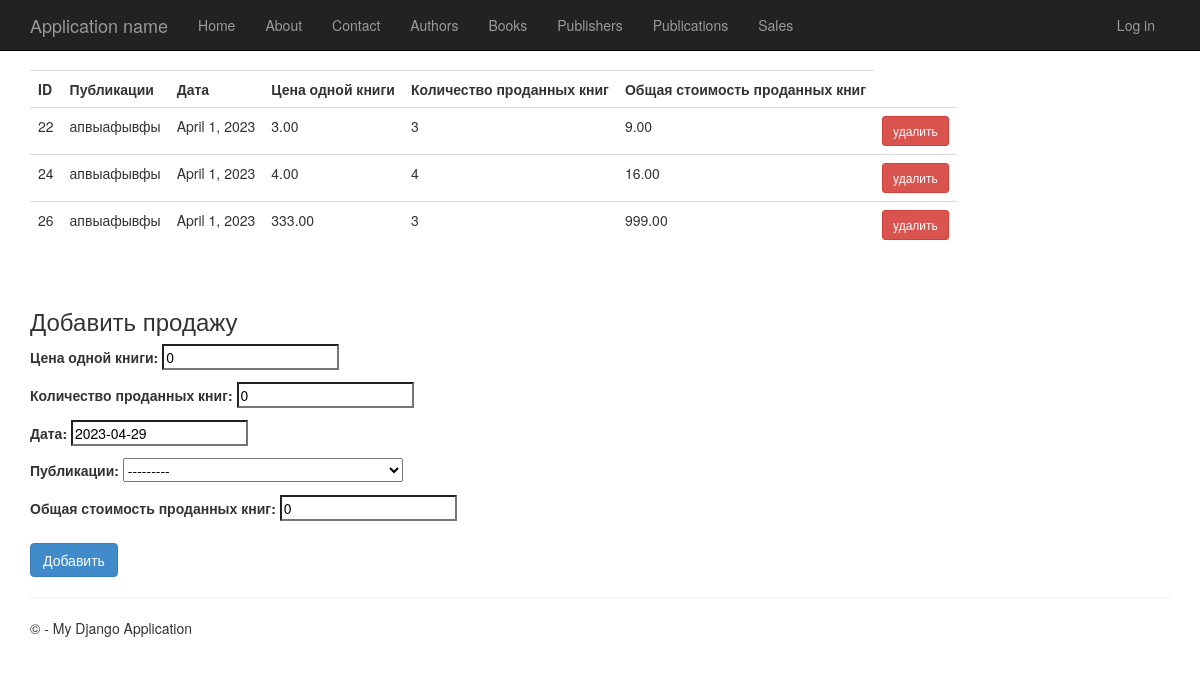
Page /sales/ on the committed database.
### app/models.py (models this page shows, shortened)
class Sales(models.Model):
    price_for_one = models.DecimalField(default=0, max_digits=6, decimal_places=2, verbose_name="Цена одной книги")
    total_price_for_all = models.DecimalField(default=0, max_digits=10, decimal_places=2, verbose_name="Общая стоимость проданных книг")
    count = models.IntegerField(default=0, verbose_name="Количество проданных книг")
    date = models.DateField(default=date.today, verbose_name="Дата")
    publications = models.ForeignKey(Publications, on_delete=models.CASCADE, verbose_name="Публикации")
    class Meta:
        verbose_name = 'Годовая продажа'
        verbose_name_plural = 'Годовые продажи'
        ordering = ['date']

class Publications(models.Model):
    count = models.IntegerField(default=1, verbose_name="Тираж")
    date = models.DateField(default=date.today, verbose_name="Дата")
    publisher = models.ForeignKey(Publishers, on_delete=models.CASCADE, verbose_name="Издательство")
    book = models.ForeignKey(Books, on_delete=models.CASCADE, verbose_name="Книга")
    def __str__(self):
        return f"{self.book}, {self.publisher}, {self.date}, {self.count}"
    class Meta:
        verbose_name = 'Публикация'
        verbose_name_plural = 'Публикации'
        ordering = ['date']

class Books(models.Model):
    name = models.CharField(max_length=60, verbose_name="Название книги")
    genre = models.CharField(max_length=60, verbose_name="Жанр")
    write_date = models.DateField(default=date.today, verbose_name="Год написания")
    author = models.ForeignKey(Authors, on_delete=models.CASCADE, verbose_name="Автор")
    def __str__(self):
        return f"{self.name}, {self.genre}, {self.write_date}, {self.author}"
    class Meta:
        verbose_name = 'Книга'
        verbose_name_plural = 'Книги'
        ordering = ['name']

### app/views.py (the view)
# urls.py: path('sales/', SalesCreateView.as_view(), name='sales'),
class SalesCreateView(CreateView):
    template_name = 'app/sales.html'
    form_class = SalesForm
    success_url = reverse_lazy('sales')
    def get_context_data(self, **kwargs):
        context = super().get_context_data(**kwargs)
        context['sales'] = Sales.objects.all()
        return context

### app/forms.py
class SalesForm(ModelForm):
    class Meta:
        model = Sales
        fields = ('price_for_one', 'count', 'date', 'publications', 'total_price_for_all')

### app/models.py (called while the page is built)
    def __str__(self):
        return f"{self.FIO}, {self.birth_date}"

    def __str__(self):
        return f"{self.name}"

### app/templates/app/sales.html (shortened to what this page needs)
{% extends "app/layout.html" %}
{% block content %}
  <table style="width: auto;" class="table table-hover mx-auto">
        <tr>
            <th> ID </th>
            <th> Публикации </th>
            <th> Дата </th>
            <th> Цена одной книги </th>
            <th> Количество проданных книг </th>
            <th> Общая стоимость проданных книг </th>
        </tr>
        {% for sale in sales %}
        <tr>
            <td> {{ sale.id }} </td>
            <td> {{ sale.publications.book.name }} </td>
            <td> {{ sale.date }} </td>
            <td> {{ sale.price_for_one }} </td>
            <td> {{ sale.count }} </td>
            <td> {{ sale.total_price_for_all }} </td>
            <td>
                <button class="btn btn-sm btn-danger" onclick="delete_sale({{ sale.id }})">удалить</button>
            </td>
        </tr>
      {% empty %}
      Продаж пока нет :(
      {% endfor %}
    </table >
<h3 style="margin-top: 60px">Добавить продажу</h3>
<form method="post">
    {{form.as_p}}
  <button style="margin-top: 10px" type="submit" class="btn btn-primary">Добавить</button>
</form>
{% endblock %}

### app/templates/app/layout.html (shortened to what this page needs)
<!DOCTYPE html>
<html>
<head>
    {% load static %}
    <link rel="stylesheet" type="text/css" href="{% static 'app/content/bootstrap.css' %}" />
    <link rel="stylesheet" type="text/css" href="{% static 'app/content/site.css' %}" />
</head>
<body>
    <div class="navbar navbar-inverse navbar-fixed-top">
        <div class="container">
            <div class="navbar-header">
                <a href="/" class="navbar-brand">Application name</a>
            </div>
            <div class="navbar-collapse collapse">
                <ul class="nav navbar-nav">
                    <li><a href="{% url 'home' %}">Home</a></li>
                    <li><a href="{% url 'about' %}">About</a></li>
                    <li><a href="{% url 'contact' %}">Contact</a></li>
                    <li><a href="{% url 'authors' %}">Authors</a></li>
                    <li><a href="{% url 'books' %}">Books</a></li>
                    <li><a href="{% url 'publishers' %}">Publishers</a></li>
                    <li><a href="{% url 'publications' %}">Publications</a></li>
                    <li><a href="{% url 'sales' %}">Sales</a></li>
                </ul>
                {% include 'app/loginpartial.html' %}
            </div>
        </div>
    </div>
    <div class="container body-content">
{% block content %}{% endblock %}
        <hr/>
        <footer>
            <p>&copy; {{ year }} - My Django Application</p>
        </footer>
    </div>
</body>
</html>

### app/templates/app/loginpartial.html
{% if user.is_authenticated %}
<form id="logoutForm" action="/logout/" method="post" class="navbar-right">
    {% csrf_token %}
    <ul class="nav navbar-nav navbar-right">
        <li><span class="navbar-brand">Hello {{ user.username }}!</span></li>
        <li><a href="javascript:document.getElementById('logoutForm').submit()">Log off</a></li>
    </ul>
</form>
{% else %}
<ul class="nav navbar-nav navbar-right">
    <li><a href="{% url 'login' %}">Log in</a></li>
</ul>
{% endif %}

### app/static/app/content/site.css (style rules this page uses)
body { padding-top: 50px; padding-bottom: 20px; }
.body-content { padding-left: 15px; padding-right: 15px; }
input, select, textarea { max-width: 280px; }

### rows in the picture
Sales: id "22", publications.book.name "апвыафывфы", date "April 1, 2023", price_for_one "3.00", count "3", total_price_for_all "9.00"
Sales: id "24", publications.book.name "апвыафывфы", date "April 1, 2023", price_for_one "4.00", count "4", total_price_for_all "16.00"
Sales: id "26", publications.book.name "апвыафывфы", date "April 1, 2023", price_for_one "333.00", count "3", total_price_for_all "999.00"
Publications: count "0", date "2023-04-29"
